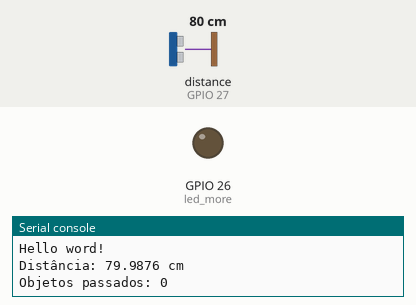
The program below on a simulated ESP32 board running MicroPython. Shown: output pins drawn as LEDs (lit = HIGH), the last lines printed to the serial console. The inputs (shaded band) are chosen by the test bench; at power-on: distance to the obstacle (sensor on GPIO 27) 80 cm. The echo pulse lasts 58.3 µs per cm; pins used as bus, display or sensor lines are not drawn. At 37.1 s the program stops and its outputs stay as they are.

Above: at 0.1 s.
At 33.1 s:
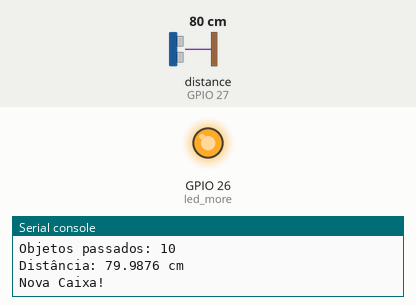
Timing chart, 0 to 34.6 s (numbered marks = the images above):
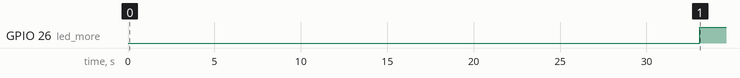

Measured:
- by itself, GPIO 26 (led_more): LOW → HIGH at 33.1 s

The program:

main.py
```python
from machine import Pin, time_pulse_us
import time

print("Hello word!")

PINO_TRIG = 25
PINO_ECHO = 27
PINO_LED_INTRUSO = 26

trig = Pin(PINO_TRIG, Pin.OUT)
echo = Pin(PINO_ECHO, Pin.IN)
led_more = Pin(PINO_LED_INTRUSO, Pin.OUT)

def obter_distancia():

    trig.value(0)
    time.sleep_us(2)

    trig.value(1)
    time.sleep_us(10)
    trig.value(0)

    duracao = time_pulse_us(echo, 1, 30000)
    distancia = (duracao / 2) * 0.0343
    return distancia

contador = 0

for contador in range(12):
    dist = obter_distancia()
    print("Distância:", dist, "cm")

    if contador > 10:
        print("Nova Caixa!")
        led_more.value(1)
        time.sleep(1)
    else:
        print("Objetos passados:", contador)
        led_more.value(0)

    time.sleep(3)
    contador += 1
```
